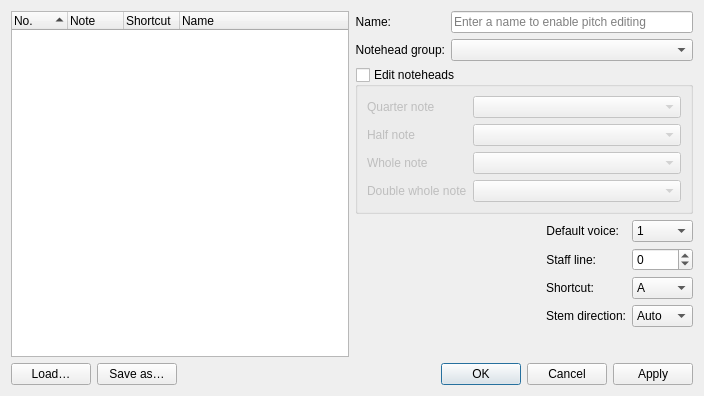
<?xml version="1.0" encoding="UTF-8"?>
<ui version="4.0">
 <class>CustomizeKitDialog</class>
 <widget class="QDialog" name="CustomizeKitDialog">
  <property name="geometry">
   <rect>
    <x>0</x>
    <y>0</y>
    <width>704</width>
    <height>396</height>
   </rect>
  </property>
  <property name="windowTitle">
   <string>Customize Kit</string>
  </property>
  <layout class="QVBoxLayout" name="verticalLayout">
   <item>
    <layout class="QHBoxLayout" name="horizontalLayout_4">
     <item>
      <widget class="QTreeWidget" name="pitchList">
       <property name="minimumSize">
        <size>
         <width>250</width>
         <height>250</height>
        </size>
       </property>
       <property name="alternatingRowColors">
        <bool>true</bool>
       </property>
       <property name="indentation">
        <number>0</number>
       </property>
       <property name="rootIsDecorated">
        <bool>false</bool>
       </property>
       <property name="sortingEnabled">
        <bool>true</bool>
       </property>
       <property name="allColumnsShowFocus">
        <bool>true</bool>
       </property>
       <attribute name="headerMinimumSectionSize">
        <number>20</number>
       </attribute>
       <attribute name="headerDefaultSectionSize">
        <number>56</number>
       </attribute>
       <column>
        <property name="text">
         <string extracomment="Number">No.</string>
        </property>
       </column>
       <column>
        <property name="text">
         <string>Note</string>
        </property>
       </column>
       <column>
        <property name="text">
         <string>Shortcut</string>
        </property>
       </column>
       <column>
        <property name="text">
         <string>Name</string>
        </property>
       </column>
       <item>
        <property name="text">
         <string/>
        </property>
        <property name="text">
         <string/>
        </property>
        <property name="text">
         <string/>
        </property>
        <property name="text">
         <string/>
        </property>
       </item>
      </widget>
     </item>
     <item>
      <layout class="QFormLayout" name="formLayout_3">
       <item row="0" column="0">
        <widget class="QLabel" name="label">
         <property name="text">
          <string>Name:</string>
         </property>
         <property name="alignment">
          <set>Qt::AlignRight|Qt::AlignTrailing|Qt::AlignVCenter</set>
         </property>
         <property name="buddy">
          <cstring>name</cstring>
         </property>
        </widget>
       </item>
       <item row="0" column="1">
        <widget class="QLineEdit" name="name">
         <property name="placeholderText">
          <string>Enter a name to enable pitch editing</string>
         </property>
        </widget>
       </item>
       <item row="1" column="0">
        <widget class="QLabel" name="label_2">
         <property name="text">
          <string>Notehead group:</string>
         </property>
         <property name="alignment">
          <set>Qt::AlignRight|Qt::AlignTrailing|Qt::AlignVCenter</set>
         </property>
         <property name="buddy">
          <cstring>noteHead</cstring>
         </property>
        </widget>
       </item>
       <item row="1" column="1">
        <widget class="QComboBox" name="noteHead"/>
       </item>
       <item row="2" column="0" colspan="2">
        <widget class="QGroupBox" name="customGbox">
         <property name="title">
          <string>Edit noteheads</string>
         </property>
         <property name="checkable">
          <bool>true</bool>
         </property>
         <property name="checked">
          <bool>false</bool>
         </property>
         <layout class="QFormLayout" name="formLayout_2">
          <item row="0" column="0">
           <widget class="QLabel" name="quarterLbl">
            <property name="text">
             <string>Quarter note</string>
            </property>
            <property name="buddy">
             <cstring>quarterCmb</cstring>
            </property>
           </widget>
          </item>
          <item row="0" column="1">
           <widget class="QComboBox" name="quarterCmb"/>
          </item>
          <item row="1" column="0">
           <widget class="QLabel" name="halfLbl">
            <property name="text">
             <string>Half note</string>
            </property>
            <property name="buddy">
             <cstring>halfCmb</cstring>
            </property>
           </widget>
          </item>
          <item row="1" column="1">
           <widget class="QComboBox" name="halfCmb"/>
          </item>
          <item row="2" column="0">
           <widget class="QLabel" name="wholeLbl">
            <property name="text">
             <string>Whole note</string>
            </property>
            <property name="buddy">
             <cstring>wholeCmb</cstring>
            </property>
           </widget>
          </item>
          <item row="2" column="1">
           <widget class="QComboBox" name="wholeCmb"/>
          </item>
          <item row="3" column="0">
           <widget class="QLabel" name="doubleWholeLbl">
            <property name="text">
             <string>Double whole note</string>
            </property>
            <property name="buddy">
             <cstring>doubleWholeCmb</cstring>
            </property>
           </widget>
          </item>
          <item row="3" column="1">
           <widget class="QComboBox" name="doubleWholeCmb"/>
          </item>
         </layout>
        </widget>
       </item>
       <item row="3" column="0" colspan="2">
        <layout class="QHBoxLayout" name="horizontalLayout_2">
         <item>
          <spacer name="horizontalSpacer_3">
           <property name="orientation">
            <enum>Qt::Horizontal</enum>
           </property>
           <property name="sizeHint" stdset="0">
            <size>
             <width>0</width>
             <height>0</height>
            </size>
           </property>
          </spacer>
         </item>
         <item>
          <widget class="mu::palette::PaletteWidget" name="drumNote" native="true">
           <property name="sizePolicy">
            <sizepolicy hsizetype="Expanding" vsizetype="Expanding">
             <horstretch>0</horstretch>
             <verstretch>0</verstretch>
            </sizepolicy>
           </property>
           <property name="minimumSize">
            <size>
             <width>120</width>
             <height>0</height>
            </size>
           </property>
          </widget>
         </item>
         <item>
          <spacer name="horizontalSpacer_2">
           <property name="orientation">
            <enum>Qt::Horizontal</enum>
           </property>
           <property name="sizeHint" stdset="0">
            <size>
             <width>0</width>
             <height>0</height>
            </size>
           </property>
          </spacer>
         </item>
         <item>
          <layout class="QFormLayout" name="formLayout">
           <item row="0" column="0">
            <widget class="QLabel" name="label_5">
             <property name="text">
              <string>Default voice:</string>
             </property>
             <property name="alignment">
              <set>Qt::AlignRight|Qt::AlignTrailing|Qt::AlignVCenter</set>
             </property>
             <property name="buddy">
              <cstring>voice</cstring>
             </property>
            </widget>
           </item>
           <item row="0" column="1">
            <widget class="QComboBox" name="voice">
             <property name="minimumSize">
              <size>
               <width>50</width>
               <height>0</height>
              </size>
             </property>
             <item>
              <property name="text">
               <string>1</string>
              </property>
             </item>
             <item>
              <property name="text">
               <string>2</string>
              </property>
             </item>
             <item>
              <property name="text">
               <string>3</string>
              </property>
             </item>
             <item>
              <property name="text">
               <string>4</string>
              </property>
             </item>
            </widget>
           </item>
           <item row="1" column="0">
            <widget class="QLabel" name="label_3">
             <property name="text">
              <string>Staff line:</string>
             </property>
             <property name="alignment">
              <set>Qt::AlignRight|Qt::AlignTrailing|Qt::AlignVCenter</set>
             </property>
             <property name="buddy">
              <cstring>staffLine</cstring>
             </property>
            </widget>
           </item>
           <item row="1" column="1">
            <widget class="QSpinBox" name="staffLine">
             <property name="minimumSize">
              <size>
               <width>50</width>
               <height>0</height>
              </size>
             </property>
             <property name="minimum">
              <number>-12</number>
             </property>
            </widget>
           </item>
           <item row="2" column="0">
            <widget class="QLabel" name="label_6">
             <property name="text">
              <string>Shortcut:</string>
             </property>
             <property name="alignment">
              <set>Qt::AlignRight|Qt::AlignTrailing|Qt::AlignVCenter</set>
             </property>
             <property name="buddy">
              <cstring>shortcut</cstring>
             </property>
            </widget>
           </item>
           <item row="2" column="1">
            <widget class="QComboBox" name="shortcut">
             <property name="minimumSize">
              <size>
               <width>50</width>
               <height>0</height>
              </size>
             </property>
             <item>
              <property name="text">
               <string notr="true">A</string>
              </property>
             </item>
             <item>
              <property name="text">
               <string notr="true">B</string>
              </property>
             </item>
             <item>
              <property name="text">
               <string notr="true">C</string>
              </property>
             </item>
             <item>
              <property name="text">
               <string notr="true">D</string>
              </property>
             </item>
             <item>
              <property name="text">
               <string notr="true">E</string>
              </property>
             </item>
             <item>
              <property name="text">
               <string notr="true">F</string>
              </property>
             </item>
             <item>
              <property name="text">
               <string notr="true">G</string>
              </property>
             </item>
             <item>
              <property name="text">
               <string notr="true">--</string>
              </property>
             </item>
            </widget>
           </item>
           <item row="3" column="0">
            <widget class="QLabel" name="label_4">
             <property name="text">
              <string>Stem direction:</string>
             </property>
             <property name="alignment">
              <set>Qt::AlignRight|Qt::AlignTrailing|Qt::AlignVCenter</set>
             </property>
             <property name="buddy">
              <cstring>stemDirection</cstring>
             </property>
            </widget>
           </item>
           <item row="3" column="1">
            <widget class="QComboBox" name="stemDirection">
             <property name="minimumSize">
              <size>
               <width>50</width>
               <height>0</height>
              </size>
             </property>
             <item>
              <property name="text">
               <string>Auto</string>
              </property>
             </item>
             <item>
              <property name="text">
               <string>Up</string>
              </property>
             </item>
             <item>
              <property name="text">
               <string>Down</string>
              </property>
             </item>
            </widget>
           </item>
          </layout>
         </item>
        </layout>
       </item>
      </layout>
     </item>
    </layout>
   </item>
   <item>
    <layout class="QHBoxLayout" name="horizontalLayout">
     <item>
      <widget class="QPushButton" name="loadButton">
       <property name="text">
        <string>Load…</string>
       </property>
      </widget>
     </item>
     <item>
      <widget class="QPushButton" name="saveButton">
       <property name="text">
        <string>Save as…</string>
       </property>
      </widget>
     </item>
     <item>
      <spacer name="horizontalSpacer">
       <property name="orientation">
        <enum>Qt::Horizontal</enum>
       </property>
       <property name="sizeHint" stdset="0">
        <size>
         <width>0</width>
         <height>0</height>
        </size>
       </property>
      </spacer>
     </item>
     <item>
      <widget class="QDialogButtonBox" name="buttonBox">
       <property name="orientation">
        <enum>Qt::Horizontal</enum>
       </property>
       <property name="standardButtons">
        <set>QDialogButtonBox::Apply|QDialogButtonBox::Cancel|QDialogButtonBox::Ok</set>
       </property>
      </widget>
     </item>
    </layout>
   </item>
  </layout>
 </widget>
 <customwidgets>
  <customwidget>
   <class>mu::palette::PaletteWidget</class>
   <extends>QWidget</extends>
   <header>palette/view/widgets/palettewidget.h</header>
   <container>1</container>
  </customwidget>
 </customwidgets>
 <tabstops>
  <tabstop>pitchList</tabstop>
  <tabstop>name</tabstop>
  <tabstop>noteHead</tabstop>
  <tabstop>customGbox</tabstop>
  <tabstop>quarterCmb</tabstop>
  <tabstop>halfCmb</tabstop>
  <tabstop>wholeCmb</tabstop>
  <tabstop>doubleWholeCmb</tabstop>
  <tabstop>voice</tabstop>
  <tabstop>staffLine</tabstop>
  <tabstop>shortcut</tabstop>
  <tabstop>stemDirection</tabstop>
  <tabstop>loadButton</tabstop>
  <tabstop>saveButton</tabstop>
 </tabstops>
 <resources/>
 <connections>
  <connection>
   <sender>buttonBox</sender>
   <signal>accepted()</signal>
   <receiver>CustomizeKitDialog</receiver>
   <slot>accept()</slot>
   <hints>
    <hint type="sourcelabel">
     <x>248</x>
     <y>254</y>
    </hint>
    <hint type="destinationlabel">
     <x>157</x>
     <y>274</y>
    </hint>
   </hints>
  </connection>
  <connection>
   <sender>buttonBox</sender>
   <signal>rejected()</signal>
   <receiver>CustomizeKitDialog</receiver>
   <slot>reject()</slot>
   <hints>
    <hint type="sourcelabel">
     <x>316</x>
     <y>260</y>
    </hint>
    <hint type="destinationlabel">
     <x>286</x>
     <y>274</y>
    </hint>
   </hints>
  </connection>
 </connections>
</ui>
